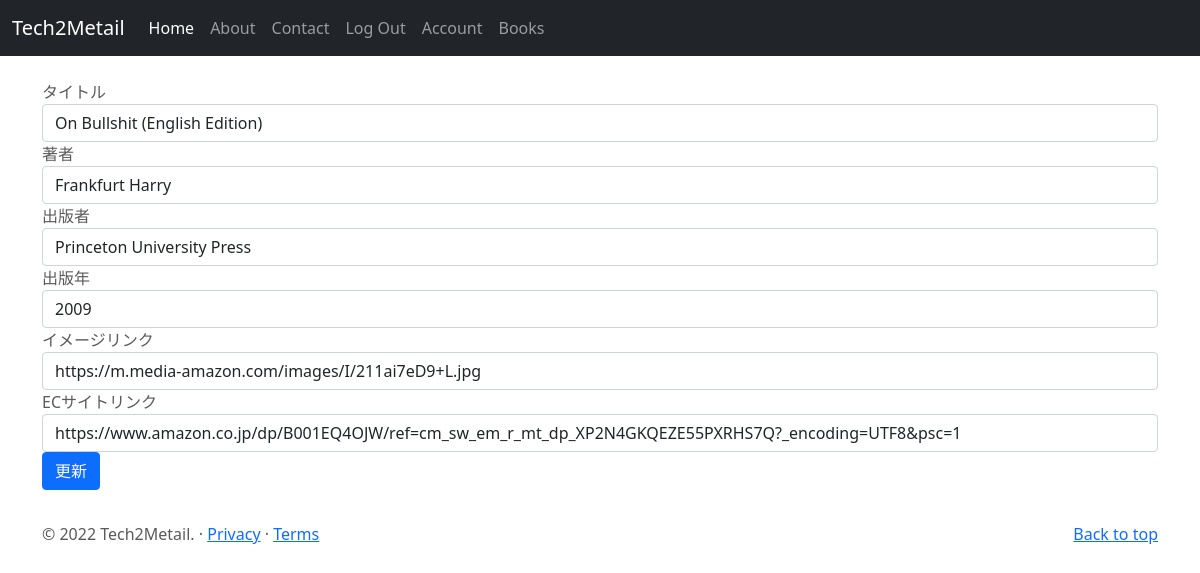
The page /books/3/edit (signed in) on the database its author committed.
### tech2metailblog/models.py (models this page shows, shortened)
class Books(db.Model):
    __tablename__ = 'books'
    id = db.Column(db.Integer, primary_key = True)
    title = db.Column(db.String(50),unique=True, nullable=False)
    author = db.Column(db.String(50), nullable=False)
    published_by = db.Column(db.String(50), nullable=False)
    published_at = db.Column(db.Integer, nullable=False)
    img_link = db.Column(db.String(100))
    pur_link = db.Column(db.String(100))
    created_at = db.Column(db.DateTime)
    booksposts = db.relationship('BooksPost',backref='book',lazy=True)

### tech2metailblog/books/views.py (the view)
@books.route('/books/<int:id>/edit', methods=['GET'])
@login_required
def edit_books(id):
    book = Books.query.get(id)
    return render_template('books/edit.html', book=book)

### tech2metailblog/models.py (called while the page is built)
@login_manager.user_loader
def load_user(user_id):
    return User.query.get(user_id)

### tech2metailblog/templates/books/edit.html
{% extends "base.html" %}
{% block content %}
<div class="container">
<form action="{{ url_for('books.update_books', id=book.id) }}" class="add-books" method="POST">
    <div class="form-group">
        <label for="InputTitle" class="">タイトル</label>
        <input type="text" class="form-control" id="InputTitle" name="title" value="{{ book.title}}">
    </div>
    <div class="form-group">
        <label for="InputTitle" class="">著者</label>
        <input type="text" class="form-control" id="InputTitle" name="author" value="{{ book.author}}">
    </div>
    <div class="form-group">
        <label for="InputTitle" class="">出版者</label>
        <input type="text" class="form-control" id="InputTitle" name="published_by" value="{{ book.published_by}}">
    </div>
    <div class="form-group">
        <label for="InputTitle" class="">出版年</label>
        <input type="text" class="form-control" id="InputTitle" name="published_at" value="{{ book.published_at }}">
    </div>
    <div class="form-group">
        <label for="InputTitle" class="">イメージリンク</label>
        <input type="text" class="form-control" id="InputTitle" name="img_link" value="{{ book.img_link}}">
    </div>
    <div class="form-group">
        <label for="InputTitle" class="">ECサイトリンク</label>
        <input type="text" class="form-control" id="InputTitle" name="pur_link" value="{{ book.pur_link}}">
    </div>
        <button type="submit" class="btn btn-primary">更新</button>
</form>
</div>
{% endblock %}

### tech2metailblog/static/style.css (style rules this page uses)
body { padding-top: 3rem; padding-bottom: 3rem; color: #5a5a5a; }
.container { margin-top: 2rem; }

### rows shown on the page
Books: title "On Bullshit (English Edition)", author "Frankfurt Harry", published_by "Princeton University Press", published_at "2009", img_link "https://m.media-amazon.com/images/I/211ai7eD9+L.jpg", pur_link "https://www.amazon.co.jp/dp/B001EQ4OJW/ref=cm_sw_em_r_mt_dp_XP2N4GKQEZE55PXRHS7Q?_encoding=UTF8&psc=1"
